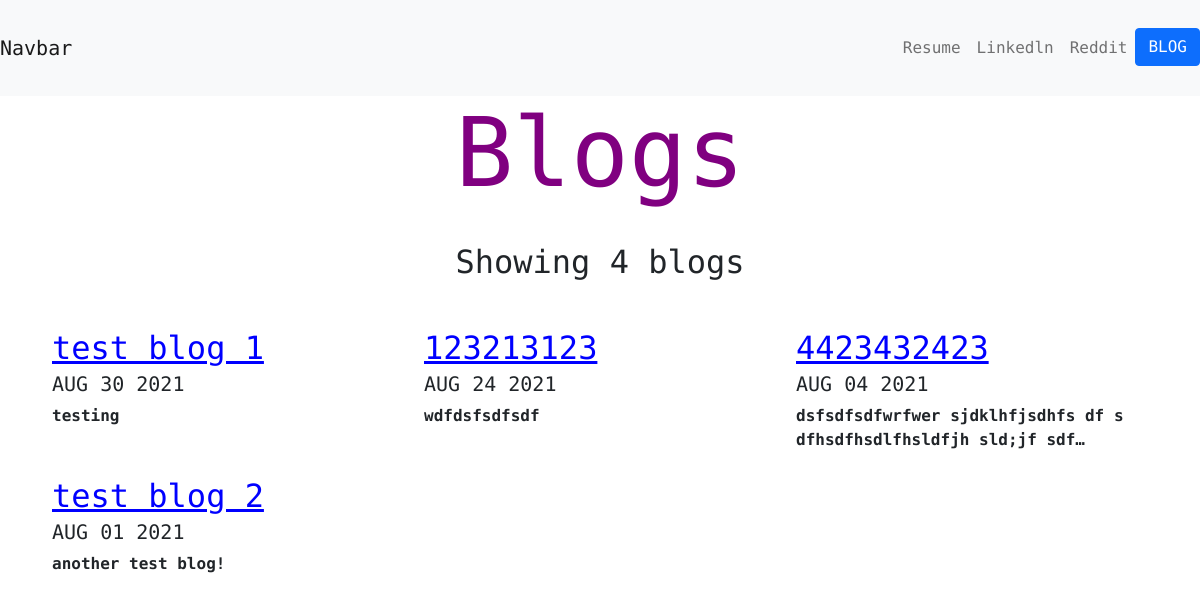
/blog/, run on an earlier commit of the app's database.
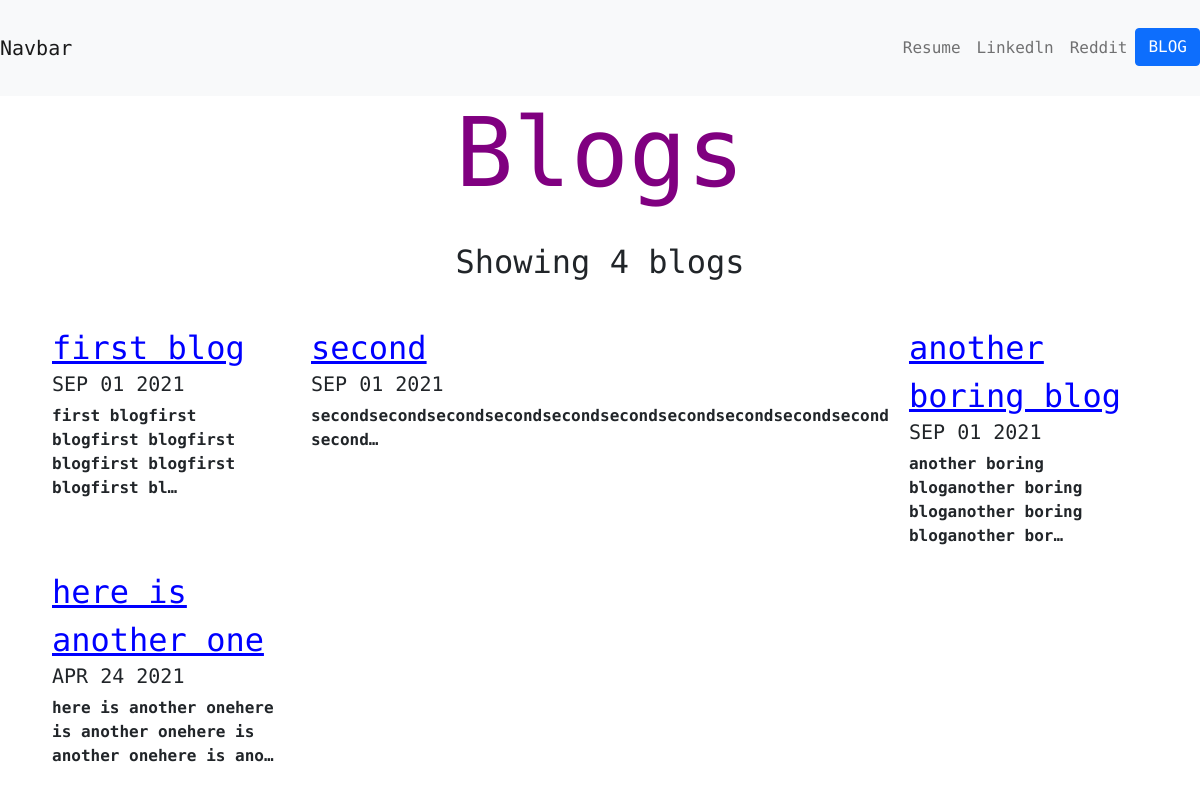
And on a later commit of the database.
### blog/models.py (models this page shows, shortened)
class Blog(models.Model):
    title = models.CharField(max_length=20)
    date = models.DateField()
    desc = models.TextField()

### blog/views.py (the view)
# urls.py: path('',views.all_blogs,name="all_blogs"),
def all_blogs(request):
    blogs = Blog.objects.order_by("-date")[:5]
    return render(request,'blog/all_blogs.html',{'blogs':blogs})

### blog/templates/blog/all_blogs.html
{% extends 'portfolio/index.html' %}
{% block content %}
<div class="text-center">
    <h1 id="blogTitle">Blogs</h1>
    <br>
    <h2>Showing {{blogs.count}} blog{{blogs.count|pluralize}}</h2>
</div>
<br>
<div class="container">
        {%for blog in blogs%}
            <div class="project-blog">
                <a class="title" href="{% url 'blog:details' blog.id%}">{{blog.title}}</a>
                <h5>{{blog.date|date:"M d Y"|upper}}</h5>
                <b>{{blog.desc|striptags|truncatechars:69}}</b>
            </div>
        {%endfor%}
</div>
{% endblock %}

### portfolio/templates/portfolio/index.html (shortened to what this page needs)
<!doctype html>
<html lang="en">
  <head>
    {% load static %}
    <link href="https://cdn.jsdelivr.net/npm/bootstrap@5.1.0/dist/css/bootstrap.min.css" rel="stylesheet">
    <link rel="stylesheet" type="text/css" href="{% static 'portfolio/custom.css' %}">
  </head>
  <body>
    <nav class="navbar navbar-expand-lg navbar-light bg-light">
      <a class="navbar-brand" href="#">Navbar</a>
      <div class="collapse navbar-collapse" id="navbarNav">
        <ul class="navbar-nav">
          <li class="nav-item active">
            <a class="nav-link" href="{% static 'portfolio/resume.pdf'%}" target = "blank">Resume</a>
          </li>
          <li class="nav-item">
            <a class="nav-link" href="https://www.linkedin.com/" target = "blank">Linkedln</a>
          </li>
          <li class="nav-item">
            <a class="nav-link" href="https://www.reddit.com/r/all/" target = "blank">Reddit</a>
          </li>
          <li class="nav-item">
            <a class="btn btn-primary" href="{% url 'blog:all_blogs'%}" target = "blank">BLOG</a>
          </li>
        </ul>
      </div>
    </nav>
      {% block content %}{% endblock %}
  </body>
</html>

### portfolio/static/portfolio/custom.css (style rules this page uses)
body { font-family: 'Source Code Pro', monospace; }
#blogTitle { font-size: 6rem; color:purple; }
.container { display: grid; position: relative; grid-template-columns: repeat(3,1fr); margin-bottom: 5rem; }
h1 { color:blue; }
.title { font-size: 2rem; color:blue; }
.project-blog { display: block; padding: 10px; }

What changed in the data, as far as the page shows it:
removed Blog: title "test blog 1", date "AUG 30 2021", desc "testing"
removed Blog: title "123213123", date "AUG 24 2021", desc "wdfdsfsdfsdf"
removed Blog: title "4423432423", date "AUG 04 2021", desc "dsfsdfsdfwrfwer sjdklhfjsdhfs df s dfhsdfhsdlfhsldfjh sld;jf sdf…"
removed Blog: title "test blog 2", date "AUG 01 2021", desc "another test blog!"
added Blog: title "first blog", date "SEP 01 2021", desc "first blogfirst blogfirst blogfirst blogfirst blogfirst blogfirst bl…"
added Blog: title "second", date "SEP 01 2021", desc "secondsecondsecondsecondsecondsecondsecondsecondsecondsecond second…"
added Blog: title "another boring blog", date "SEP 01 2021", desc "another boring bloganother boring bloganother boring bloganother bor…"
added Blog: title "here is another one", date "APR 24 2021", desc "here is another onehere is another onehere is another onehere is ano…"
